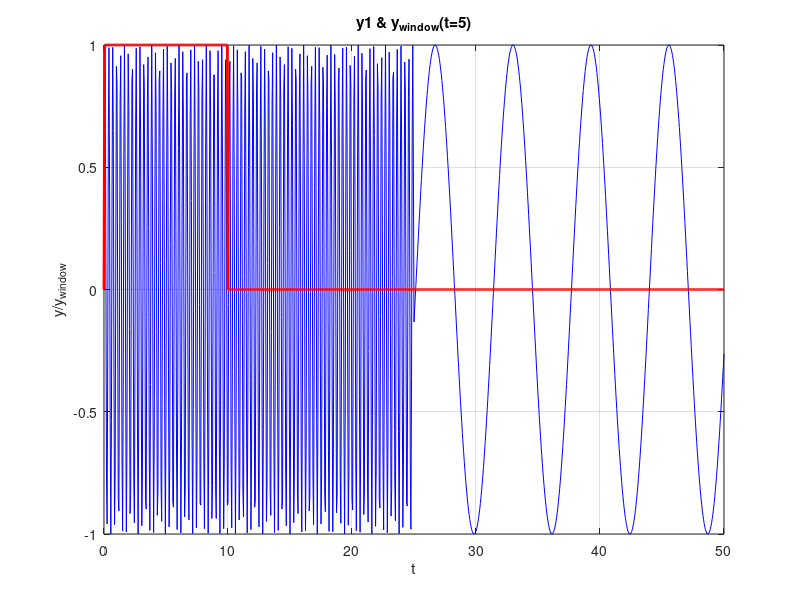

The MATLAB source for this figure: (Note: this script raises an error after producing the figure.)
% 
clc;
clear;
close all;
addpath('../Basic');

% 
width = 10;
t = 0:0.05:50;
y = sin(20*t).*(t<25) + sin(t).*(t>=25);

ts_list = [5,25,45];

for ts = ts_list
    
    left = ts-width/2;
    right = ts+width/2;
    y_window = (t<right & t>left);
    y_fft = y.*y_window;
    
    figure
    plot(t,y,'b') 
    hold on;
    plot(t,y_window,'r','LineWidth',2);
    hold off;
    title(['y1 & y_{window}(t=',num2str(ts),')'])
    xlabel('t');ylabel('y/y_{window}');grid on;

    % use the fft the draw the Single-Sided Amplitude Spectrum
    Fs = 20;            % Sampling frequency                    
    T = 1/Fs;             % Sampling period       
    L = 1002;             % Length of signal
    Y = My_FFT(y_fft);
    P2 = abs(Y/L);
    P1 = P2(1:L/2+1);
    P1(2:end-1) = 2*P1(2:end-1);
    f = Fs*(0:(L/2))/L*2*pi;
    
    figure
    plot(f,P1) 
    title(['Single-Sided Amplitude Spectrum of (t_s =',num2str(ts),')']);
    xlabel('w (rad/s)');ylabel('|X(w)|');grid on;
    
end

% STFT
figure
for ts_stft = 0:0.1:50
    STFT_funciton(ts_stft,width);
end
title('The STFT');
xlabel('w/rad/s');ylabel('ts/s');zlabel('|X(w,ts)|');
grid on;
